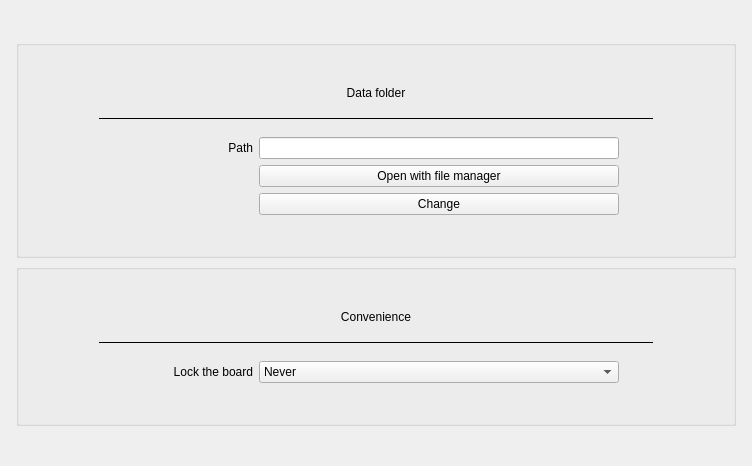
              <widget class="QWidget" name="scrollAreaWidgetContents_9">
               <property name="geometry">
                <rect>
                 <x>0</x>
                 <y>0</y>
                 <width>752</width>
                 <height>466</height>
                </rect>
               </property>
               <layout class="QHBoxLayout" name="horizontalLayout_6">
                <item>
                 <spacer name="horizontalSpacer_10">
                  <property name="orientation">
                   <enum>Qt::Horizontal</enum>
                  </property>
                  <property name="sizeHint" stdset="0">
                   <size>
                    <width>40</width>
                    <height>20</height>
                   </size>
                  </property>
                 </spacer>
                </item>
                <item>
                 <layout class="QVBoxLayout" name="verticalLayout_13">
                  <item>
                   <spacer name="verticalSpacer_2">
                    <property name="orientation">
                     <enum>Qt::Vertical</enum>
                    </property>
                    <property name="sizeHint" stdset="0">
                     <size>
                      <width>20</width>
                      <height>40</height>
                     </size>
                    </property>
                   </spacer>
                  </item>
                  <item>
                   <widget class="QGroupBox" name="groupBox_7">
                    <property name="minimumSize">
                     <size>
                      <width>720</width>
                      <height>0</height>
                     </size>
                    </property>
                    <property name="maximumSize">
                     <size>
                      <width>720</width>
                      <height>16777215</height>
                     </size>
                    </property>
                    <property name="title">
                     <string/>
                    </property>
                    <layout class="QVBoxLayout" name="verticalLayout_22">
                     <property name="leftMargin">
                      <number>80</number>
                     </property>
                     <property name="topMargin">
                      <number>40</number>
                     </property>
                     <property name="rightMargin">
                      <number>80</number>
                     </property>
                     <property name="bottomMargin">
                      <number>40</number>
                     </property>
                     <item>
                      <widget class="QLabel" name="label_3">
                       <property name="text">
                        <string>Data folder</string>
                       </property>
                       <property name="alignment">
                        <set>Qt::AlignCenter</set>
                       </property>
                      </widget>
                     </item>
                     <item>
                      <widget class="QLabel" name="label_14">
                       <property name="font">
                        <font>
                         <pointsize>3</pointsize>
                        </font>
                       </property>
                       <property name="text">
                        <string/>
                       </property>
                      </widget>
                     </item>
                     <item>
                      <widget class="HorizontalDivider" name="frame_10">
                       <property name="frameShape">
                        <enum>QFrame::HLine</enum>
                       </property>
                      </widget>
                     </item>
                     <item>
                      <widget class="QLabel" name="label_43">
                       <property name="font">
                        <font>
                         <pointsize>3</pointsize>
                        </font>
                       </property>
                       <property name="text">
                        <string/>
                       </property>
                      </widget>
                     </item>
                     <item>
                      <layout class="QHBoxLayout" name="horizontalLayout_18">
                       <item>
                        <spacer name="horizontalSpacer_11">
                         <property name="orientation">
                          <enum>Qt::Horizontal</enum>
                         </property>
                         <property name="sizeHint" stdset="0">
                          <size>
                           <width>40</width>
                           <height>20</height>
                          </size>
                         </property>
                        </spacer>
                       </item>
                       <item>
                        <layout class="QFormLayout" name="formLayout">
                         <item row="0" column="0">
                          <widget class="QLabel" name="label_5">
                           <property name="minimumSize">
                            <size>
                             <width>120</width>
                             <height>0</height>
                            </size>
                           </property>
                           <property name="maximumSize">
                            <size>
                             <width>120</width>
                             <height>16777215</height>
                            </size>
                           </property>
                           <property name="text">
                            <string>Path</string>
                           </property>
                           <property name="alignment">
                            <set>Qt::AlignRight|Qt::AlignTrailing|Qt::AlignVCenter</set>
                           </property>
                          </widget>
                         </item>
                         <item row="0" column="1">
                          <widget class="QLineEdit" name="lineEdit">
                           <property name="sizePolicy">
                            <sizepolicy hsizetype="Fixed" vsizetype="Fixed">
                             <horstretch>0</horstretch>
                             <verstretch>0</verstretch>
                            </sizepolicy>
                           </property>
                           <property name="minimumSize">
                            <size>
                             <width>360</width>
                             <height>0</height>
                            </size>
                           </property>
                           <property name="maximumSize">
                            <size>
                             <width>360</width>
                             <height>16777215</height>
                            </size>
                           </property>
                           <property name="alignment">
                            <set>Qt::AlignCenter</set>
                           </property>
                           <property name="readOnly">
                            <bool>true</bool>
                           </property>
                          </widget>
                         </item>
                         <item row="1" column="1">
                          <widget class="QPushButton" name="pushButton_8">
                           <property name="minimumSize">
                            <size>
                             <width>360</width>
                             <height>0</height>
                            </size>
                           </property>
                           <property name="maximumSize">
                            <size>
                             <width>360</width>
                             <height>16777215</height>
                            </size>
                           </property>
                           <property name="text">
                            <string>Open with file manager</string>
                           </property>
                          </widget>
                         </item>
                         <item row="2" column="1">
                          <widget class="QPushButton" name="pushButton_22">
                           <property name="minimumSize">
                            <size>
                             <width>360</width>
                             <height>0</height>
                            </size>
                           </property>
                           <property name="maximumSize">
                            <size>
                             <width>360</width>
                             <height>16777215</height>
                            </size>
                           </property>
                           <property name="text">
                            <string>Change</string>
                           </property>
                          </widget>
                         </item>
                        </layout>
                       </item>
                       <item>
                        <spacer name="horizontalSpacer_12">
                         <property name="orientation">
                          <enum>Qt::Horizontal</enum>
                         </property>
                         <property name="sizeHint" stdset="0">
                          <size>
                           <width>40</width>
                           <height>20</height>
                          </size>
                         </property>
                        </spacer>
                       </item>
                      </layout>
                     </item>
                    </layout>
                   </widget>
                  </item>
                  <item>
                   <widget class="QGroupBox" name="groupBox_11">
                    <property name="minimumSize">
                     <size>
                      <width>720</width>
                      <height>0</height>
                     </size>
                    </property>
                    <property name="maximumSize">
                     <size>
                      <width>720</width>
                      <height>16777215</height>
                     </size>
                    </property>
                    <property name="title">
                     <string/>
                    </property>
                    <layout class="QVBoxLayout" name="verticalLayout_30">
                     <property name="leftMargin">
                      <number>80</number>
                     </property>
                     <property name="topMargin">
                      <number>40</number>
                     </property>
                     <property name="rightMargin">
                      <number>80</number>
                     </property>
                     <property name="bottomMargin">
                      <number>40</number>
                     </property>
                     <item>
                      <widget class="QLabel" name="label_47">
                       <property name="text">
                        <string>Convenience</string>
                       </property>
                       <property name="alignment">
                        <set>Qt::AlignCenter</set>
                       </property>
                      </widget>
                     </item>
                     <item>
                      <widget class="QLabel" name="label_48">
                       <property name="font">
                        <font>
                         <pointsize>3</pointsize>
                        </font>
                       </property>
                       <property name="text">
                        <string/>
                       </property>
                      </widget>
                     </item>
                     <item>
                      <widget class="HorizontalDivider" name="frame_13">
                       <property name="frameShape">
                        <enum>QFrame::HLine</enum>
                       </property>
                      </widget>
                     </item>
                     <item>
                      <widget class="QLabel" name="label_49">
                       <property name="font">
                        <font>
                         <pointsize>3</pointsize>
                        </font>
                       </property>
                       <property name="text">
                        <string/>
                       </property>
                      </widget>
                     </item>
                     <item>
                      <layout class="QHBoxLayout" name="horizontalLayout_37">
                       <item>
                        <spacer name="horizontalSpacer_25">
                         <property name="orientation">
                          <enum>Qt::Horizontal</enum>
                         </property>
                         <property name="sizeHint" stdset="0">
                          <size>
                           <width>40</width>
                           <height>20</height>
                          </size>
                         </property>
                        </spacer>
                       </item>
                       <item>
                        <layout class="QFormLayout" name="formLayout_5">
                         <item row="0" column="0">
                          <widget class="QLabel" name="label_51">
                           <property name="minimumSize">
                            <size>
                             <width>120</width>
                             <height>0</height>
                            </size>
                           </property>
                           <property name="maximumSize">
                            <size>
                             <width>120</width>
                             <height>16777215</height>
                            </size>
                           </property>
                           <property name="text">
                            <string>Lock the board</string>
                           </property>
                           <property name="alignment">
                            <set>Qt::AlignRight|Qt::AlignTrailing|Qt::AlignVCenter</set>
                           </property>
                          </widget>
                         </item>
                         <item row="0" column="1">
                          <widget class="QComboBox" name="comboBox_3">
                           <property name="minimumSize">
                            <size>
                             <width>360</width>
                             <height>0</height>
                            </size>
                           </property>
                           <property name="maximumSize">
                            <size>
                             <width>360</width>
                             <height>16777215</height>
                            </size>
                           </property>
                           <item>
                            <property name="text">
                             <string>Never</string>
                            </property>
                           </item>
                           <item>
                            <property name="text">
                             <string>After 10 seconds</string>
                            </property>
                           </item>
                           <item>
                            <property name="text">
                             <string>After 1 minute</string>
                            </property>
                           </item>
                           <item>
                            <property name="text">
                             <string>After 10 minutes</string>
                            </property>
                           </item>
                           <item>
                            <property name="text">
                             <string>After 1 hour</string>
                            </property>
                           </item>
                          </widget>
                         </item>
                        </layout>
                       </item>
                       <item>
                        <spacer name="horizontalSpacer_26">
                         <property name="orientation">
                          <enum>Qt::Horizontal</enum>
                         </property>
                         <property name="sizeHint" stdset="0">
                          <size>
                           <width>40</width>
                           <height>20</height>
                          </size>
                         </property>
                        </spacer>
                       </item>
                      </layout>
                     </item>
                    </layout>
                   </widget>
                  </item>
                  <item>
                   <spacer name="verticalSpacer">
                    <property name="orientation">
                     <enum>Qt::Vertical</enum>
                    </property>
                    <property name="sizeHint" stdset="0">
                     <size>
                      <width>20</width>
                      <height>40</height>
                     </size>
                    </property>
                   </spacer>
                  </item>
                 </layout>
                </item>
                <item>
                 <spacer name="horizontalSpacer_5">
                  <property name="orientation">
                   <enum>Qt::Horizontal</enum>
                  </property>
                  <property name="sizeHint" stdset="0">
                   <size>
                    <width>40</width>
                    <height>20</height>
                   </size>
                  </property>
                 </spacer>
                </item>
               </layout>
              </widget>
